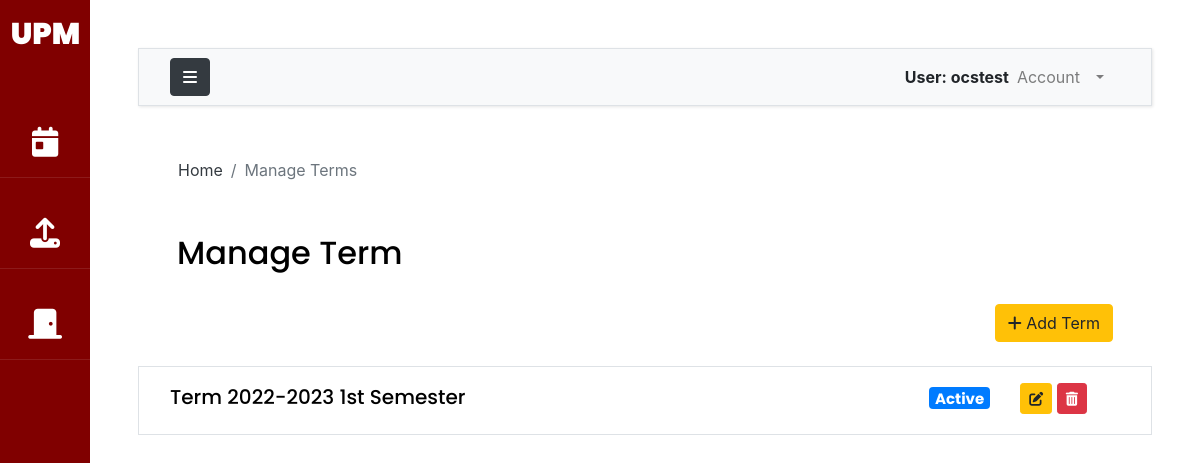
Page /manage-term/ (signed in) on the earlier database version.
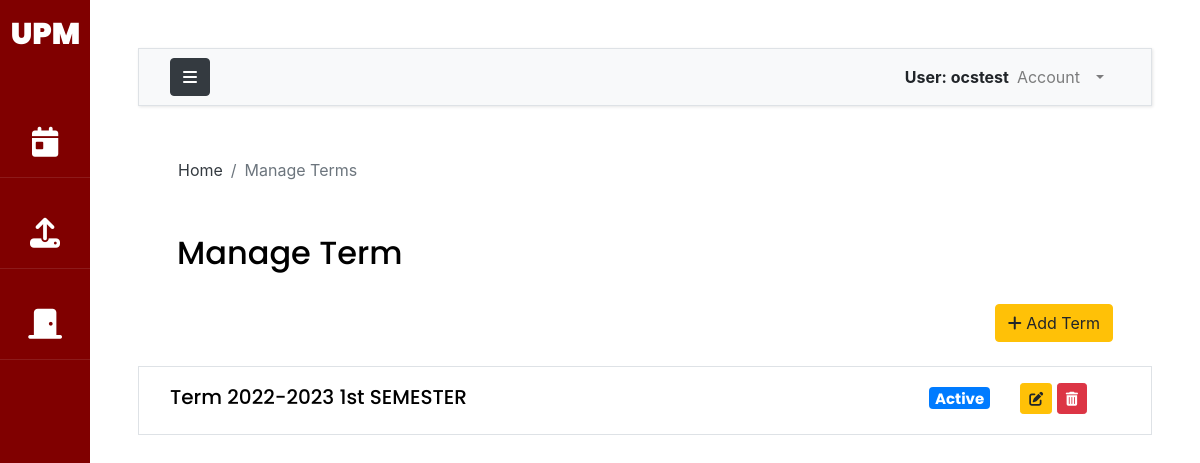
Same page on the later database version.
### UPM/models.py (models this page shows, shortened)
class Term(models.Model):
    SEM=(("1st SEMESTER",'1st Semester'),("2nd SEMESTER","2nd Semester"))
    academicyear = models.CharField(max_length=10)
    semester = models.CharField(max_length=50,choices=SEM,null=True)
    slug = models.SlugField(null=True)
    room = models.ManyToManyField(Room, related_name="room_term", blank=True)
    date_start = models.DateField(null=True)
    date_end = models.DateField(null=True)
    isActivated = models.BooleanField(null=True,default=False)

### UPM/views.py (the view)
# urls.py: path('manage-term/',views.manageTerm, name='manageTerm'),
@login_required(login_url='loginPage')
def manageTerm(request):
    terms = Term.objects.all()
    context={'terms':terms}
    return render(request,"UPM/term.html",context)

### accounts/models.py (called while the page is built)
    def __str__(self):
        return self.username

### templates/UPM/term.html (shortened to what this page needs)
{% extends 'base.html' %}
{% load static %}
{% load crispy_forms_tags %}
{% block breadcrumb %}
<nav aria-label="breadcrumb">
  <ol class="breadcrumb mt-3 ms-4 bg-body">
    <li class="breadcrumb-item"><a href="{% url 'indexPage' %}" class="text-dark">Home</a></li>
    <li class="breadcrumb-item active" aria-current="page">Manage Terms</li>
  </ol>
</nav>
{% endblock breadcrumb %}
{% block content %}
<div class = "container-fluid">
    <h2 class="py-4 px-4">Manage Term</h2>
    <div class = 'text-right'>
      <a class='btn btn-warning mb-4 mx-4' role='button' href = "{% url 'addTerm' %}"><i class="fa-solid fa-plus"></i> Add Term</a>
    </div>
    {% for term in terms %}
    <div class="row border bg-white p-3 mb-3">
        <div class="col align-self-center">
            <a href="{% url 'termView' term.slug %}"><h5>Term {{term.academicyear}} {{term.semester}}</h5></a>
        </div>
        <div class="col-auto align-self-center text-end ">
            {%if term.isActivated %}
            <h5><span class="badge bg-primary text-wrap">
                Active
            </span></h5>
            {%else%}
            <h5><span class="badge bg-secondary text-wrap">
                Inactive
            </span></h5>
            {%endif%}
        </div>
        <div class="col-auto align-self-end text-end pe-5 pb-1">
            <button type="button" class="update bs-modal btn btn-sm btn-warning btn-sm" data-form-url=""><i class="fa-solid fa-pen-to-square"></i></button>
            <button type="button" class="btn btn-danger btn-sm" data-bs-toggle="modal" data-bs-target="#removePopup{{term.id}}"><i class="fa-solid fa-trash-can"></i> </button>
        </div>
    </div>
      {%endfor%}
</div>
{% endblock content %}

Differences in the rows shown:
changed Term: semester "1st Semester" → "1st SEMESTER"
